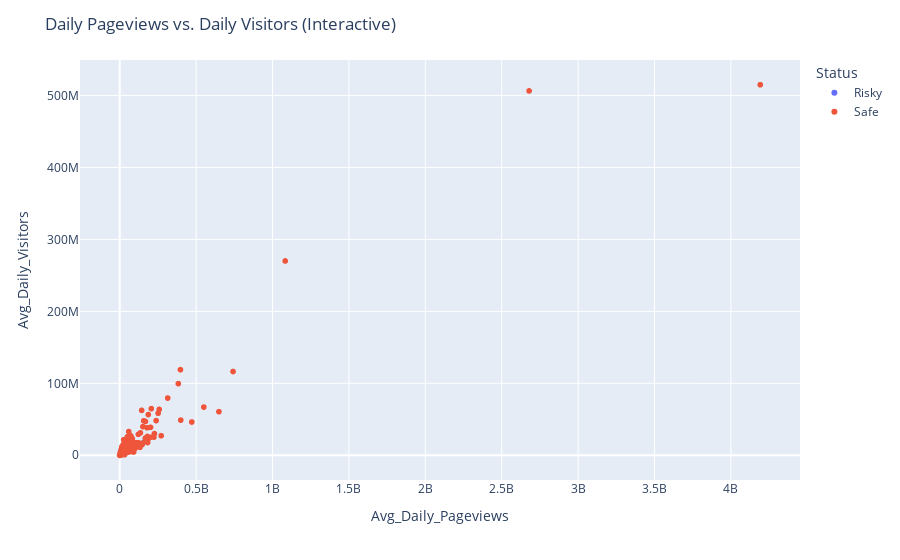

Notebook source saved alongside this figure:
### Code cell
plt.figure(figsize=(4, 3))
sns.countplot(x='Status', data=df1)
plt.title('Distribution of Website Statuses')
plt.show()

numerical_df = df1.select_dtypes(include=['number'])

plt.figure(figsize=(9, 6))
sns.heatmap(numerical_df.corr(), annot=True, cmap='coolwarm')
plt.title('Correlation Matrix of Numerical Features')
plt.show()

fig = px.scatter(df1, x='Avg_Daily_Pageviews', y='Avg_Daily_Visitors', color='Status', hover_data=['Website'])
fig.update_layout(title='Daily Pageviews vs. Daily Visitors (Interactive)')
fig.show()

### Figure 1 — Plotly figure (JSON) as saved in the notebook; plotly's stock layout.template omitted (floating-point values rounded to 4 significant figures; data arrays with more than 128 entries replaced by an {"elided": "..."} marker saying what was removed)
{"data": [{"customdata": {"elided": "1402x1 str values"}, "hovertemplate": "Status=Risky<br>Avg_Daily_Pageviews=%{x}<br>Avg_Daily_Visitors=%{y}<br>Website=%{customdata[0]}<extra></extra>", "legendgroup": "Risky", "marker": {"color": "#636efa", "symbol": "circle"}, "mode": "markers", "name": "Risky", "showlegend": true, "type": "scattergl", "x": {"elided": "1402 float values"}, "xaxis": "x", "y": {"elided": "1402 float values"}, "yaxis": "y"}, {"customdata": {"elided": "1999x1 str values"}, "hovertemplate": "Status=Safe<br>Avg_Daily_Pageviews=%{x}<br>Avg_Daily_Visitors=%{y}<br>Website=%{customdata[0]}<extra></extra>", "legendgroup": "Safe", "marker": {"color": "#EF553B", "symbol": "circle"}, "mode": "markers", "name": "Safe", "showlegend": true, "type": "scattergl", "x": {"elided": "1999 float values"}, "xaxis": "x", "y": {"elided": "1999 int values"}, "yaxis": "y"}], "layout": {"legend": {"title": {"text": "Status"}, "tracegroupgap": 0}, "margin": {"t": 60}, "title": {"text": "Daily Pageviews vs. Daily Visitors (Interactive)"}, "xaxis": {"anchor": "y", "domain": [0, 1], "title": {"text": "Avg_Daily_Pageviews"}}, "yaxis": {"anchor": "x", "domain": [0, 1], "title": {"text": "Avg_Daily_Visitors"}}}}
